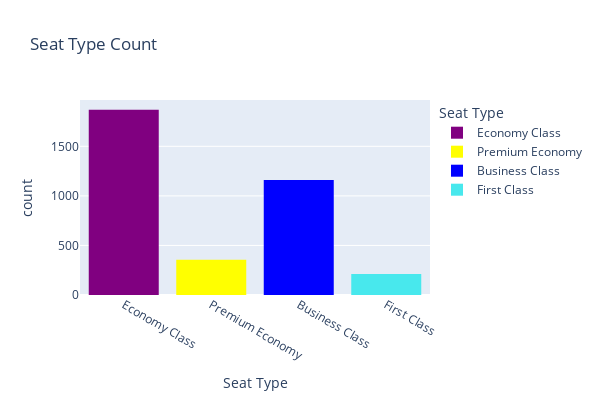

Source (notebook cell):
### Markdown cell above
### Analyzing Seat Types Distribution

#### Exploring Seat Types

In this section, we're visualizing the distribution of different seat types within our British Airways review dataset.

#### What We're Doing

We're creating a histogram using Plotly Express to visualize the count of each seat type. Each bar in the histogram represents the frequency of a specific seat type. We're customizing the colors of the bars to distinguish between different seat types.

#### Why It's Important

Analyzing the distribution of seat types helps us understand the variety of seating options available to customers. It allows us to identify popular seat types and potential areas for improvement or optimization in seat allocation.

#### Conclusion

By visualizing the distribution of seat types, we gain insights into the preferences and choices of customers when it comes to seating arrangements. This information can be valuable for British Airways in enhancing the overall flight experience and catering to the diverse needs of passengers.

### Code cell
import plotly.express as plt


plt.histogram(df,x='Seat Type',height=400,width=600,color='Seat Type',color_discrete_sequence=['purple','yellow','blue','#48E8ED'], title= 'Seat Type Count')

### Figure 1 — Plotly figure (JSON) as saved in the notebook; plotly's stock layout.template omitted (floating-point values rounded to 4 significant figures; data arrays with more than 128 entries replaced by an {"elided": "..."} marker saying what was removed)
{"data": [{"alignmentgroup": "True", "bingroup": "x", "hovertemplate": "Seat Type=%{x}<br>count=%{y}<extra></extra>", "legendgroup": "Economy Class", "marker": {"color": "purple", "pattern": {"shape": ""}}, "name": "Economy Class", "offsetgroup": "Economy Class", "orientation": "v", "showlegend": true, "type": "histogram", "x": {"elided": "1869 str values"}, "xaxis": "x", "yaxis": "y"}, {"alignmentgroup": "True", "bingroup": "x", "hovertemplate": "Seat Type=%{x}<br>count=%{y}<extra></extra>", "legendgroup": "Premium Economy", "marker": {"color": "yellow", "pattern": {"shape": ""}}, "name": "Premium Economy", "offsetgroup": "Premium Economy", "orientation": "v", "showlegend": true, "type": "histogram", "x": {"elided": "356 str values"}, "xaxis": "x", "yaxis": "y"}, {"alignmentgroup": "True", "bingroup": "x", "hovertemplate": "Seat Type=%{x}<br>count=%{y}<extra></extra>", "legendgroup": "Business Class", "marker": {"color": "blue", "pattern": {"shape": ""}}, "name": "Business Class", "offsetgroup": "Business Class", "orientation": "v", "showlegend": true, "type": "histogram", "x": {"elided": "1161 str values"}, "xaxis": "x", "yaxis": "y"}, {"alignmentgroup": "True", "bingroup": "x", "hovertemplate": "Seat Type=%{x}<br>count=%{y}<extra></extra>", "legendgroup": "First Class", "marker": {"color": "#48E8ED", "pattern": {"shape": ""}}, "name": "First Class", "offsetgroup": "First Class", "orientation": "v", "showlegend": true, "type": "histogram", "x": {"elided": "211 str values"}, "xaxis": "x", "yaxis": "y"}], "layout": {"barmode": "relative", "height": 400, "legend": {"title": {"text": "Seat Type"}, "tracegroupgap": 0}, "title": {"text": "Seat Type Count"}, "width": 600, "xaxis": {"anchor": "y", "categoryarray": ["Economy Class", "Premium Economy", "Business Class", "First Class", null], "categoryorder": "array", "domain": [0, 1], "title": {"text": "Seat Type"}}, "yaxis": {"anchor": "x", "domain": [0, 1], "title": {"text": "count"}}}}
